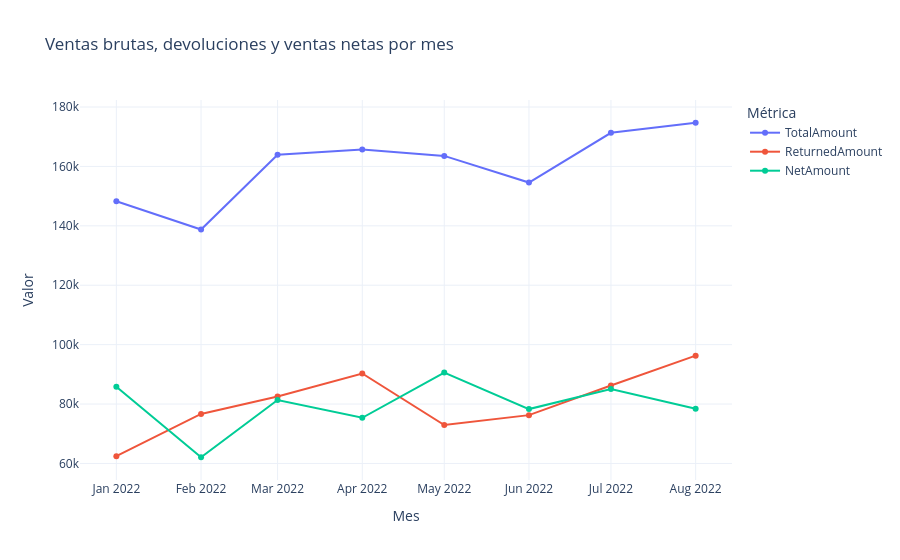

The notebook cell saved with this chart:
### Code cell
# ¿Cómo evolucionan las ventas brutas, devoluciones y ventas netas durante el período observado?

monthly_sales = (
    sales.groupby("OrderMonth")[["TotalAmount", "ReturnedAmount", "NetAmount"]]
    .sum()
    .reset_index()
)
monthly_sales = monthly_sales.melt(
    id_vars="OrderMonth", var_name="metric", value_name="amount"
)
fig = px.line(
    monthly_sales,
    x="OrderMonth",
    y="amount",
    color="metric",
    markers=True,
    title="Ventas brutas, devoluciones y ventas netas por mes",
    labels={"OrderMonth": "Mes", "amount": "Valor", "metric": "Métrica"},
)
fig.update_layout(template="plotly_white")
fig.show()

### Figure 1 — Plotly figure (JSON) as saved in the notebook; plotly's stock layout.template omitted (floating-point values rounded to 4 significant figures)
{"data": [{"hovertemplate": "Métrica=TotalAmount<br>Mes=%{x}<br>Valor=%{y}<extra></extra>", "legendgroup": "TotalAmount", "line": {"color": "#636efa", "dash": "solid"}, "marker": {"symbol": "circle"}, "mode": "lines+markers", "name": "TotalAmount", "orientation": "v", "showlegend": true, "type": "scatter", "x": ["2022-01-01T00:00:00", "2022-02-01T00:00:00", "2022-03-01T00:00:00", "2022-04-01T00:00:00", "2022-05-01T00:00:00", "2022-06-01T00:00:00", "2022-07-01T00:00:00", "2022-08-01T00:00:00"], "xaxis": "x", "y": [148300.0, 138800.0, 163900.0, 165700.0, 163500.0, 154600.0, 171300.0, 174700.0], "yaxis": "y"}, {"hovertemplate": "Métrica=ReturnedAmount<br>Mes=%{x}<br>Valor=%{y}<extra></extra>", "legendgroup": "ReturnedAmount", "line": {"color": "#EF553B", "dash": "solid"}, "marker": {"symbol": "circle"}, "mode": "lines+markers", "name": "ReturnedAmount", "orientation": "v", "showlegend": true, "type": "scatter", "x": ["2022-01-01T00:00:00", "2022-02-01T00:00:00", "2022-03-01T00:00:00", "2022-04-01T00:00:00", "2022-05-01T00:00:00", "2022-06-01T00:00:00", "2022-07-01T00:00:00", "2022-08-01T00:00:00"], "xaxis": "x", "y": [62460.0, 76670.0, 82570.0, 90280.0, 72930.0, 76260.0, 86240.0, 96290.0], "yaxis": "y"}, {"hovertemplate": "Métrica=NetAmount<br>Mes=%{x}<br>Valor=%{y}<extra></extra>", "legendgroup": "NetAmount", "line": {"color": "#00cc96", "dash": "solid"}, "marker": {"symbol": "circle"}, "mode": "lines+markers", "name": "NetAmount", "orientation": "v", "showlegend": true, "type": "scatter", "x": ["2022-01-01T00:00:00", "2022-02-01T00:00:00", "2022-03-01T00:00:00", "2022-04-01T00:00:00", "2022-05-01T00:00:00", "2022-06-01T00:00:00", "2022-07-01T00:00:00", "2022-08-01T00:00:00"], "xaxis": "x", "y": [85800.0, 62090.0, 81370.0, 75380.0, 90610.0, 78300.0, 85080.0, 78410.0], "yaxis": "y"}], "layout": {"legend": {"title": {"text": "Métrica"}, "tracegroupgap": 0}, "title": {"text": "Ventas brutas, devoluciones y ventas netas por mes"}, "xaxis": {"anchor": "y", "domain": [0, 1], "title": {"text": "Mes"}}, "yaxis": {"anchor": "x", "domain": [0, 1], "title": {"text": "Valor"}}}}
